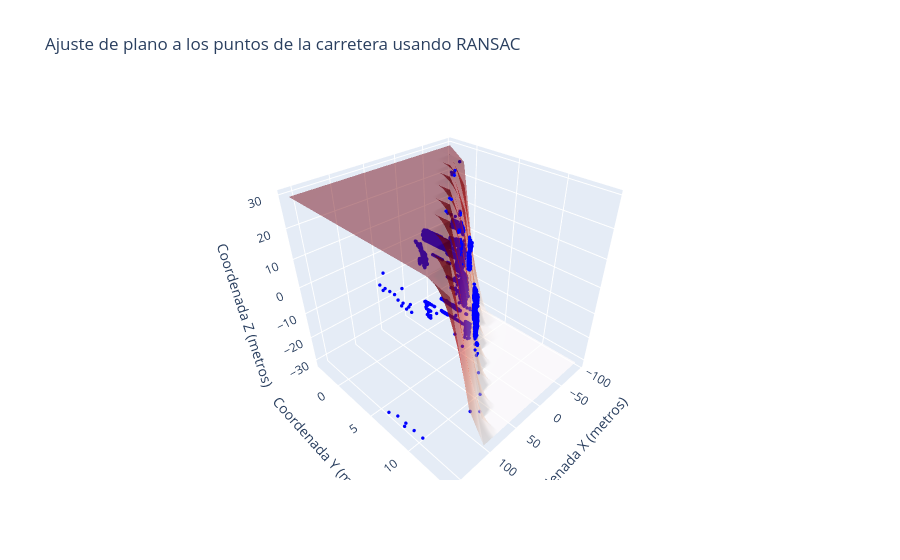

This figure's notebook cell:
### Code cell
# Calculate zz as before
xx, yy = np.meshgrid(
    np.linspace(data_carretera['x'].min(), data_carretera['x'].max(), 10),
    np.linspace(data_carretera['y'].min(), data_carretera['y'].max(), 10)
)
# D = -(a*x0 + b*y0 + c*z0)
# zz = (-D - a*xx - b*yy) / c

zz = a*xx + b*yy + c

# Limit zz to the max value of real z
z_max = data_carretera['z'].max()
z_min = data_carretera['z'].min()
zz = np.maximum(zz, z_min)
zz = np.minimum(zz, z_max)

import plotly.graph_objects as go

scatter = go.Scatter3d(
    x=puntos_no_plano['x'],
    y=puntos_no_plano['y'],
    z=puntos_no_plano['z'],
    mode='markers',
    marker=dict(size=2, color='blue'),
    name='Puntos de la carretera'
)

# surface = go.Surface(
#     x=xx,
#     y=yy,
#     z=zz,
#     colorscale='Reds',
#     opacity=0.5,
#     showscale=False,
#     name='Plano RANSAC'
# )

fig = go.Figure(data=[scatter, surface])
fig.update_layout(
    title='Ajuste de plano a los puntos de la carretera usando RANSAC',
    scene=dict(
        xaxis_title='Coordenada X (metros)',
        yaxis_title='Coordenada Y (metros)',
        zaxis_title='Coordenada Z (metros)'
    ),
    legend=dict(itemsizing='constant')
)
fig.show()

### Figure 1 — Plotly figure (JSON) as saved in the notebook; plotly's stock layout.template omitted (floating-point values rounded to 4 significant figures; data arrays with more than 128 entries replaced by an {"elided": "..."} marker saying what was removed)
{"data": [{"marker": {"color": "blue", "size": 2}, "mode": "markers", "name": "Puntos de la carretera", "type": "scatter3d", "x": {"elided": "13372 float values"}, "y": {"elided": "13372 float values"}, "z": {"elided": "13372 float values"}}, {"colorscale": [[0, "rgb(255,245,240)"], [0.125, "rgb(254,224,210)"], [0.25, "rgb(252,187,161)"], [0.375, "rgb(252,146,114)"], [0.5, "rgb(251,106,74)"], [0.625, "rgb(239,59,44)"], [0.75, "rgb(203,24,29)"], [0.875, "rgb(165,15,21)"], [1, "rgb(103,0,13)"]], "name": "Plano RANSAC", "opacity": 0.5, "showscale": false, "type": "surface", "x": [[-95.57, -67.32, -39.07, -10.82, 17.43, 45.68, 73.93, 102.2, 130.4, 158.7], [-95.57, -67.32, -39.07, -10.82, 17.43, 45.68, 73.93, 102.2, 130.4, 158.7], [-95.57, -67.32, -39.07, -10.82, 17.43, 45.68, 73.93, 102.2, 130.4, 158.7], [-95.57, -67.32, -39.07, -10.82, 17.43, 45.68, 73.93, 102.2, 130.4, 158.7], [-95.57, -67.32, -39.07, -10.82, 17.43, 45.68, 73.93, 102.2, 130.4, 158.7], [-95.57, -67.32, -39.07, -10.82, 17.43, 45.68, 73.93, 102.2, 130.4, 158.7], [-95.57, -67.32, -39.07, -10.82, 17.43, 45.68, 73.93, 102.2, 130.4, 158.7], [-95.57, -67.32, -39.07, -10.82, 17.43, 45.68, 73.93, 102.2, 130.4, 158.7], [-95.57, -67.32, -39.07, -10.82, 17.43, 45.68, 73.93, 102.2, 130.4, 158.7], [-95.57, -67.32, -39.07, -10.82, 17.43, 45.68, 73.93, 102.2, 130.4, 158.7]], "y": [[-3.027, -3.027, -3.027, -3.027, -3.027, -3.027, -3.027, -3.027, -3.027, -3.027], [-1.116, -1.116, -1.116, -1.116, -1.116, -1.116, -1.116, -1.116, -1.116, -1.116], [0.7943, 0.7943, 0.7943, 0.7943, 0.7943, 0.7943, 0.7943, 0.7943, 0.7943, 0.7943], [2.705, 2.705, 2.705, 2.705, 2.705, 2.705, 2.705, 2.705, 2.705, 2.705], [4.615, 4.615, 4.615, 4.615, 4.615, 4.615, 4.615, 4.615, 4.615, 4.615], [6.526, 6.526, 6.526, 6.526, 6.526, 6.526, 6.526, 6.526, 6.526, 6.526], [8.436, 8.436, 8.436, 8.436, 8.436, 8.436, 8.436, 8.436, 8.436, 8.436], [10.35, 10.35, 10.35, 10.35, 10.35, 10.35, 10.35, 10.35, 10.35, 10.35], [12.26, 12.26, 12.26, 12.26, 12.26, 12.26, 12.26, 12.26, 12.26, 12.26], [14.17, 14.17, 14.17, 14.17, 14.17, 14.17, 14.17, 14.17, 14.17, 14.17]], "z": [[29.42, 29.42, 29.42, 29.42, 29.42, 29.42, 29.42, 29.42, 29.42, 29.42], [25.31, 29.42, 29.42, 29.42, 29.42, 29.42, 29.42, 29.42, 29.42, 29.42], [-17.33, 20.84, 29.42, 29.42, 29.42, 29.42, 29.42, 29.42, 29.42, 29.42], [-31.17, -21.8, 16.38, 29.42, 29.42, 29.42, 29.42, 29.42, 29.42, 29.42], [-31.17, -31.17, -26.26, 11.91, 29.42, 29.42, 29.42, 29.42, 29.42, 29.42], [-31.17, -31.17, -31.17, -30.73, 7.443, 29.42, 29.42, 29.42, 29.42, 29.42], [-31.17, -31.17, -31.17, -31.17, -31.17, 2.976, 29.42, 29.42, 29.42, 29.42], [-31.17, -31.17, -31.17, -31.17, -31.17, -31.17, -1.491, 29.42, 29.42, 29.42], [-31.17, -31.17, -31.17, -31.17, -31.17, -31.17, -31.17, -5.958, 29.42, 29.42], [-31.17, -31.17, -31.17, -31.17, -31.17, -31.17, -31.17, -31.17, -10.43, 27.75]]}], "layout": {"legend": {"itemsizing": "constant"}, "scene": {"xaxis": {"title": {"text": "Coordenada X (metros)"}}, "yaxis": {"title": {"text": "Coordenada Y (metros)"}}, "zaxis": {"title": {"text": "Coordenada Z (metros)"}}}, "title": {"text": "Ajuste de plano a los puntos de la carretera usando RANSAC"}}}
